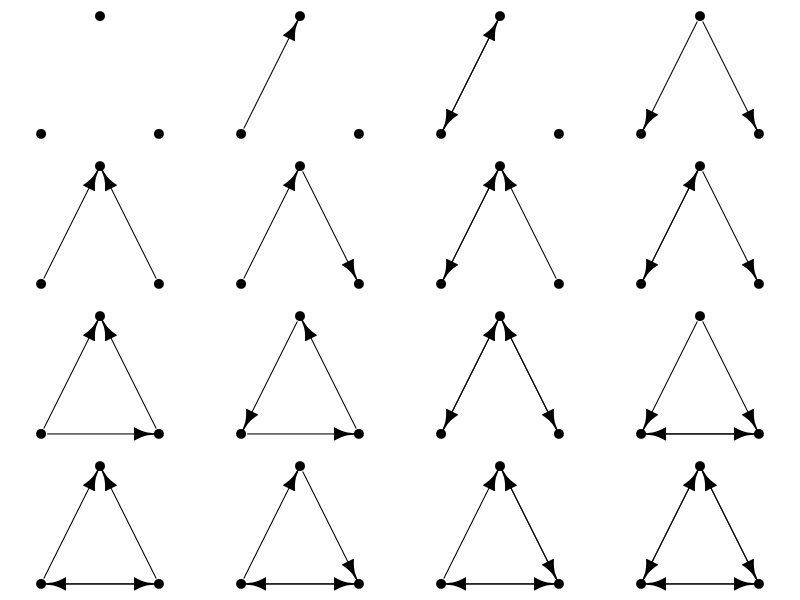
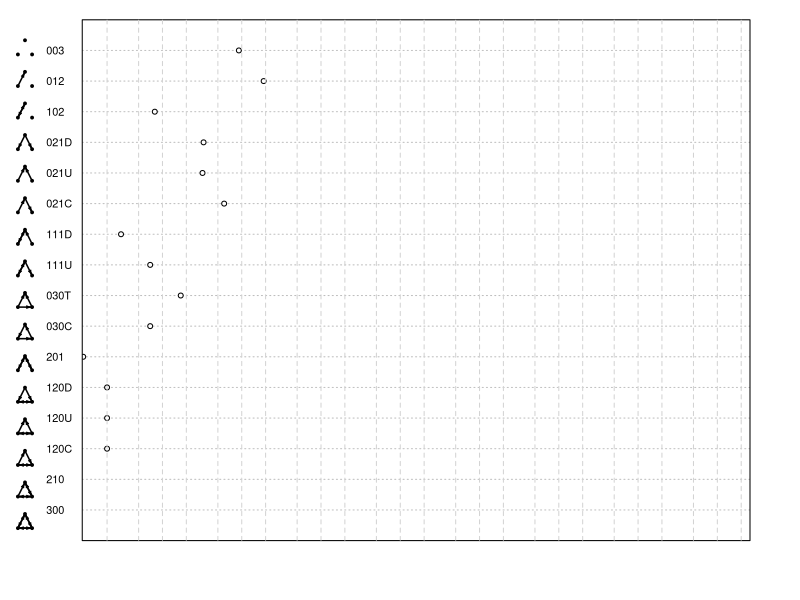

Recreate these plots in R, in order.
library(igraph)
census.triads <- rep(list(NA),16)
names(census.triads) <- c("003","012","102","021D","021U","021C","111D","111U","030T","030C","201","120D","120U","120C","210","300")
census.triads[["003"]]  <- graph.formula(1, 2, 3) # 1, 2, 3
census.triads[["012"]]  <- graph.formula(1-+2, 2--3, 1--3) # 1-+2, 3
census.triads[["102"]]  <- graph.formula(1++2, 2--3, 1--3) # 1++2, 3
census.triads[["021D"]] <- graph.formula(1+-2, 2-+3, 1--3) # 1+-2-+3
census.triads[["021U"]] <- graph.formula(1-+2, 2+-3, 1--3) # 1-+2+-3
census.triads[["021C"]] <- graph.formula(1-+2, 2-+3, 1--3) # 1-+2-+3
census.triads[["111D"]] <- graph.formula(1++2, 2+-3, 1--3) # 1++2+-3
census.triads[["111U"]] <- graph.formula(1++2, 2-+3, 1--3) # 1++2-+3
census.triads[["030T"]] <- graph.formula(1-+2, 2+-3, 1-+3) # 1-+2+-3, 1-+3
census.triads[["030C"]] <- graph.formula(1+-2, 2+-3, 1-+3) # 1+-2+-3, 1-+3
census.triads[["201"]]  <- graph.formula(1++2, 2++3, 1--3) # 1++2++3
census.triads[["120D"]] <- graph.formula(1+-2, 2-+3, 1++3) # 1+-2-+3, 1++3
census.triads[["120U"]] <- graph.formula(1-+2, 2+-3, 1++3) # 1-+2+-3, 1++3
census.triads[["120C"]] <- graph.formula(1-+2, 2-+3, 1++3) # 1-+2-+3, 1++3
census.triads[["210"]]  <- graph.formula(1-+2, 2++3, 1++3) # 1-+2++3, 1++3
census.triads[["300"]]  <- graph.formula(1++2, 2++3, 1++3) # 1++2++3, 1++3

layout <- t(matrix(c(c(-1/sqrt(3),0),c(0,1),c(1/sqrt(3),0)),nrow=2,ncol=3))

par(mfrow=c(4,4))
par(mar=c(.5,.5,.5,.5))
for (i in 1:length(census.triads)) {
  plot(census.triads[[i]],
       # main=names(census.triads)[i],
       vertex.color="black",
       vertex.label=NA,
       edge.arrow.width=1,
       edge.color="black",
       layout=layout,
       asp=1)
}
par(mfrow=c(1,1))
par(mar=c(5.1,4.1,4.1,2.1))

triad.census <- triad.census(sample_gnm(15, 45, directed = TRUE))
names(triad.census) <- names(census.triads)

# pdf("triad.census.pdf",width=10,height=7.5)
w <- 15 # Additional width past the first column
h <- 19
rpad <- 1 # Subtracts from width on right side
layout(matrix(c(1:h,rep(h+1,h*(w-rpad)),rep(h+2,h*rpad)),nrow=h),
       widths=c(rep(1,h),w-rpad,rpad),
       heights=c(rep(1,h),h,h))
# par(mfrow=c(1,16))
par(mar=c(.5,.5,.5,.5))
plot.new()
for (i in 1:length(census.triads)) {
  plot(census.triads[[i]],
       # main=names(census.triads)[i],
       vertex.color="black",
       vertex.label=NA,
       vertex.size=40,
       edge.arrow.width=1,
       edge.arrow.size=.2,
       edge.color="black",
       edge.width=1.5,
       layout=layout,
       asp=1)
}
plot.new()
plot.new()
par(mar=c(4.5,0,1.5,0)) # bottom, left, top, right
dotchart(log10(rev(triad.census)),xlim=c(.3,log10(10^8.1)),xaxt='n')
orders <- 9
seq <- rep(c(1,2,5),orders)*rep(10^(0:(orders-1)),each=3)
abline(v=log10(seq[-1]),col="lightgray",lty=2)
plot.new()
# dev.off()
par(mar=c(5.1,4.1,4.1,2.1))
par(mfrow=c(1,1))
